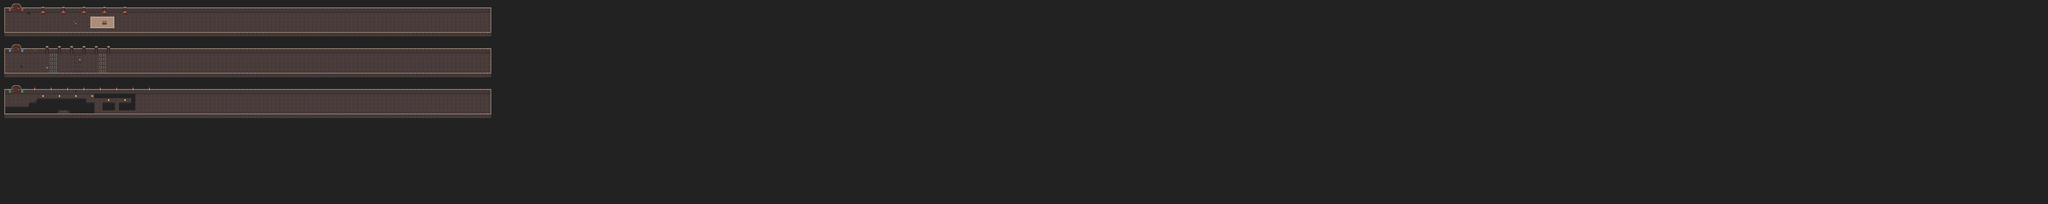

This is a level from a 2D game, rendered from its Tiled map with the project's own tilesets. A one-line summary and the map file follow, with tile-layer data summarised:
An orthogonal 500x50 tile map with 16x16 px tiles, 8 tile layers (Background, Floor, FloorTraps, FloorDecoration, ...), 1 hidden layer not drawn and 2 objects.

<map version="1.9" tiledversion="1.9.0" orientation="orthogonal" renderorder="right-down" width="500" height="50" tilewidth="16" tileheight="16" infinite="0" nextlayerid="14" nextobjectid="10">
 <tileset firstgid="1" source="dungeontileset-extended.tsx" />
 <layer id="12" name="Background" width="500" height="50" locked="1">
  <properties>
   <property name="Obstacle" type="bool" value="false" />
  </properties>
  <data>[25000 cells, 25000 non-empty, 1 distinct tile ids]</data>
 </layer>
 <layer id="2" name="Floor" width="500" height="50" locked="1">
  <properties>
   <property name="Obstacle" type="bool" value="false" />
  </properties>
  <data>[25000 cells, 1785 non-empty, 1 distinct tile ids]</data>
 </layer>
 <layer id="4" name="FloorTraps" width="500" height="50" locked="1">
  <properties>
   <property name="Obstacle" type="bool" value="true" />
  </properties>
  <data>[25000 cells, 124 non-empty, 3 distinct tile ids]</data>
 </layer>
 <layer id="5" name="FloorDecoration" width="500" height="50" locked="1">
  <properties>
   <property name="Obstacle" type="bool" value="false" />
  </properties>
  <data>[25000 cells, 77 non-empty, 19 distinct tile ids]</data>
 </layer>
 <layer id="1" name="Walls" width="500" height="50" locked="1">
  <properties>
   <property name="Obstacle" type="bool" value="true" />
  </properties>
  <data>[25000 cells, 1458 non-empty, 22 distinct tile ids]</data>
 </layer>
 <layer id="6" name="WallDecoration" width="500" height="50" locked="1">
  <properties>
   <property name="Obstacle" type="bool" value="false" />
  </properties>
  <data>[25000 cells, 46 non-empty, 11 distinct tile ids]</data>
 </layer>
 <layer id="8" name="Coins" width="500" height="50" locked="1">
  <properties>
   <property name="Obstacle" type="bool" value="false" />
  </properties>
  <data>[25000 cells, 6 non-empty, 1 distinct tile ids]</data>
 </layer>
 <layer id="10" name="Interaction" width="500" height="50" locked="1">
  <properties>
   <property name="Obstacle" type="bool" value="true" />
  </properties>
  <data>[25000 cells, 2 non-empty, 2 distinct tile ids]</data>
 </layer>
 <layer id="7" name="Screenshot" width="500" height="50" visible="0">
  <properties>
   <property name="Obstacle" type="bool" value="false" />
  </properties>
  <data>[25000 cells, 15 non-empty, 15 distinct tile ids]</data>
 </layer>
 <objectgroup id="13" name="ObjectTst">
  <object id="2" gid="1503" x="157" y="116.5" width="16" height="16" />
  <object id="5" gid="1291" x="217" y="119" width="16" height="16" />
 </objectgroup>
</map>
